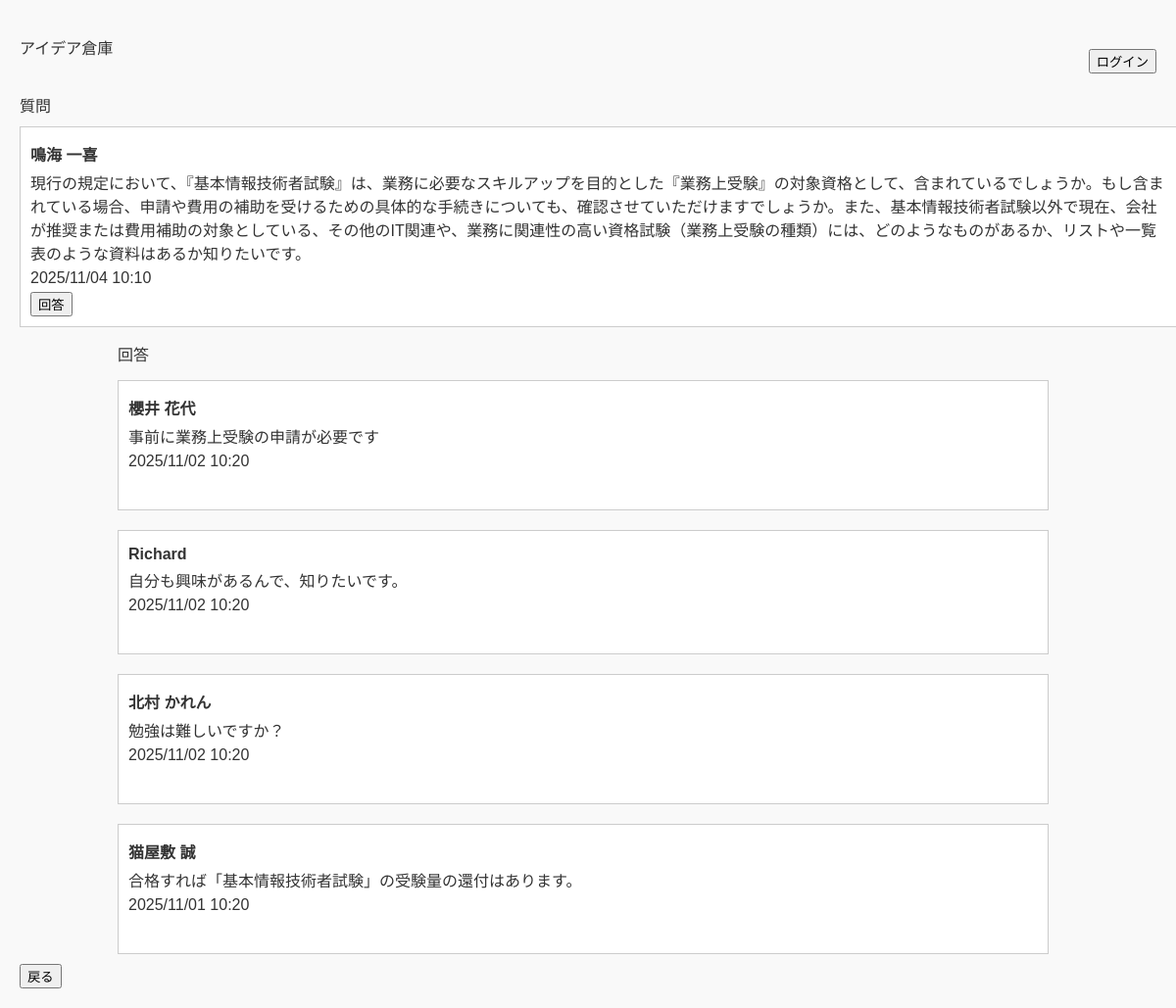
The app's page /pages/detail.php?id=1 with its own data.
### tables this page shows
create table question(
    id int auto_increment primary key,
    userId int not null,
    question varchar(256) not null,
    date DATETIME not null,
    deleteFlg TINYINT(1) not null,
    FOREIGN KEY(userId) REFERENCES user(id)
);

create table user(
    id int auto_increment primary key,
    loginId varchar(10) not null UNIQUE,
    CHECK (CHAR_LENGTH(loginId) >= 8),
    password varchar(20) not null UNIQUE,
    CHECK (CHAR_LENGTH(password) >= 6),
    name varchar(10) not null
);

create table answer(
    id bigint auto_increment primary key,
    questionId int not null,
    userId int not null,
    answer varchar(256) not null,
    date DATETIME not null,
    deleteFlg TINYINT(1) not null,
    FOREIGN KEY(questionId) REFERENCES question(id),
    FOREIGN KEY(userId) REFERENCES user(id)
);

### pages/detail.php (the view, shortened to what this page needs)
<?php session_start();
require '../assets/header.php';
require '../db/connect.php';
?>
    <div class="header">
    <a href="questions.php" name="left-area">アイデア倉庫</a>
    <?php
    echo '<div class="right-area">';
    echo '<form action="../index.php" method="post">';
    if(isset($_SESSION['user'])){
    echo '<input type="submit" value="ログアウト">';
    } else {
    echo '<input type="submit" value="ログイン">';
    }
    echo '</form>';
    echo '</div>';
    echo '</div>';
    ?>
    <?php
    $questionId = $_GET['id'];
    if (isset($pdo) ?? $pdo instanceof PDO) {
    $stmt= $pdo->prepare('SELECT question.id, question.userId, question.question, question.date, question.deleteflg,
    user.name FROM question INNER JOIN user ON question.userId = user.id WHERE question.id=? AND question.deleteflg=0;');
    $stmt->execute([$questionId]);
    $question = $stmt->fetch(PDO::FETCH_ASSOC);
    if (isset($question['id']) && $question['deleteflg'] == 0) {
    echo '<p>質問</p>';
    echo '<div class="box">';
    echo '<p>' ,'<strong>', htmlspecialchars($question['name']) ,'</strong>', '</p>';
    echo '<p>' , htmlspecialchars($question['question']) , '</p>';
    echo '<p>' , date('Y/m/d H:i', strtotime($question['date'])) , '</p>';
    $questionId = $question['id'];
    echo '<form action="answer.php" method="get">';
    echo '<input type="submit" value="回答">';
    echo '</form>';
    echo '</div>';
    ?>
    <?php
    $stmt= $pdo->prepare('SELECT answer.userId, answer.id, answer.questionId, answer.answer, answer.date, user.name FROM answer INNER JOIN user ON answer.userId = user.id WHERE questionId = ? AND answer.deleteflg = 0 ORDER BY answer.date DESC');
    $stmt->execute([$questionId]);
    $answers = $stmt->fetchall(PDO::FETCH_ASSOC);
    echo '<div class="container">';
    echo '<p>回答</p>';
    foreach ($answers as $answer) {
    echo '<div class="box answer">';
    echo '<p>', '<strong>', htmlspecialchars($answer['name']),'</strong>' ,'</p>';
    echo '<p>
    ', htmlspecialchars($answer['answer']), '</p>';
    echo '<p>', date('Y/m/d H:i',strtotime($answer['date'])), '</p>';
    echo '</div>';
    }
    echo '</div>';
    } else {
    echo '質問を選択してください';
    }
    }
    ?>
    <form action="questions.php" method="get">
    <input type="submit" value="戻る">
    </form>
    <?php require "../assets/footer.php"?>

### assets/header.php (shortened to what this page needs)
<!DOCTYPE html>
<html lang="ja">
<head>
    <link rel="stylesheet" href="../assets/style.css">
    <link rel="stylesheet" href="assets/style.css">
</head>
<body>

### assets/footer.php (shortened to what this page needs)
</body>
</html>

### assets/style.css (style rules this page uses)
body { font-family: sans-serif; background-color: #f9f9f9; margin: 20px; color: #333; max-width: 1200px; }
.box { width: 100%; border: 1px solid #ccc; padding: 10px; margin: 10px 0; background-color: #fff; word-break: break-all; overflow-wrap: break-word; white-space: normal; line-break: anywhere; hanging-punctuation: none; }
.answer { margin-left: 0px; }
p { margin: 5px 0; }
a, a:link, a:visited, a:hover, a:active { color: #333; text-decoration: none; }
form { width: 100%; }
.header { display: flex; flex-direction: row; justify-content: space-between; align-items: center; margin-bottom: 20px; width: 100%; box-sizing: border-box; }
.right-area { margin-top: 30px; display: flex; flex-direction: row; gap: 10px; align-items: center; }
.right-area form { display: inline-block; margin: 0; }
.container { width: 80%; display: flex; flex-direction: column; justify-content: center; margin-left: 100px; word-break: break-all; }

### records on screen
question: userId.name "鳴海 一喜", question "現行の規定において、『基本情報技術者試験』は、業務に必要なスキルアップを目的とした『業務上受験』の対象資格として、含まれているでしょうか。もし含まれている場合、申請や費用の補助を受けるための具体的な手続きについても、確認させていただけますでしょうか。また、基本情報技術者試験以外で現在、会社が推奨または費用補助の対象としている、その他のIT関連や、業務に関連性の高い資格試験（業務上受験の種類）には、どのようなものがあるか、リストや一覧表のような資料はあるか知りたいです。", date "2025/11/04 10:10"
answer: userId.name "櫻井 花代", answer "事前に業務上受験の申請が必要です", date "2025/11/02 10:20"
answer: userId.name "Richard", answer "自分も興味があるんで、知りたいです。", date "2025/11/02 10:20"
answer: userId.name "北村 かれん", answer "勉強は難しいですか？", date "2025/11/02 10:20"
answer: userId.name "猫屋敷 誠", answer "合格すれば「基本情報技術者試験」の受験量の還付はあります。", date "2025/11/01 10:20"
